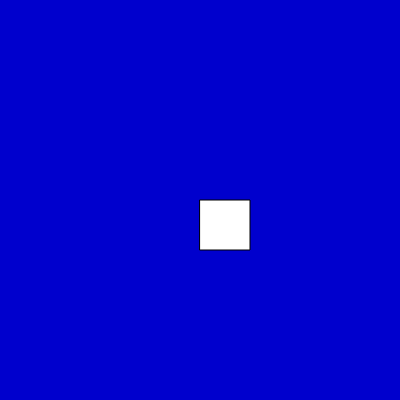
Frame 1 (no input)
Frame 60 (no input): identical to frame 1, image omitted
Frame 120 (the mouse pressed at the canvas centre since frame 60): identical to frame 1, image omitted

The p5.js sketch that drew this single still picture (run headless with seeded random() and noise() and a simulated clock; from frame 60 on, the mouse is pressed at the canvas centre):

// p5.js sketch
// ── sketch.js
function setup() {
  createCanvas(400, 400);
}

function draw() {
  background("MediumBlue");
  rect(200,200,50,50);
}
